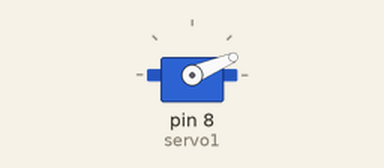
Recording of a sketch running on a simulated Arduino Uno, built with avr-gcc and run on an emulated ATmega328P. On the bench: servo. What the sketch prints to the serial monitor is not drawn.

Above: at 0.05 s.
At 0.4 s:
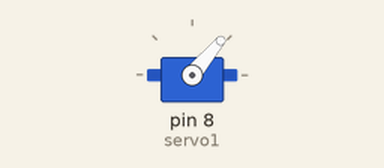
At 0.75 s:
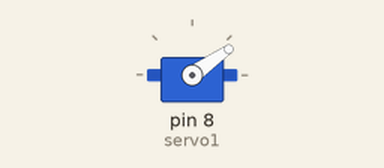
Timing chart, 0 to 3.0 s (numbered marks = the images above):
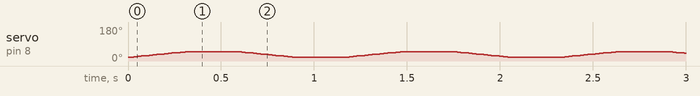

The sketch:

Pruebas_Servo.ino
```cpp
#include <Servo.h>                    // Incluir la librería Servo
Servo servo1;                         // Crear un objeto tipo Servo llamado servo1
int angulo = 0 ;

void setup()
    {
      Serial.begin(9600);     // inicia la comunicación serial
        servo1.attach(8) ;             // Conectar servo1 al pin 8
    }

void loop()
    {
        for(angulo  = 20; angulo  <= 50; angulo  += 1)   //incrementa angulo 1 grado
            {
                 servo1.write(angulo);
                 Serial.print("ANGULO: ");
                  Serial.println(angulo);
                 delay(10);
            }
        delay(250);
        for(angulo  = 50; angulo  >=20; angulo  -=1 )    //decrementa angulo 1 grado
            {
                 servo1.write( angulo );
                 Serial.print("ANGULO: ");
                 Serial.println(angulo);
                 delay(10);
            }
        delay(250);
    }
```
